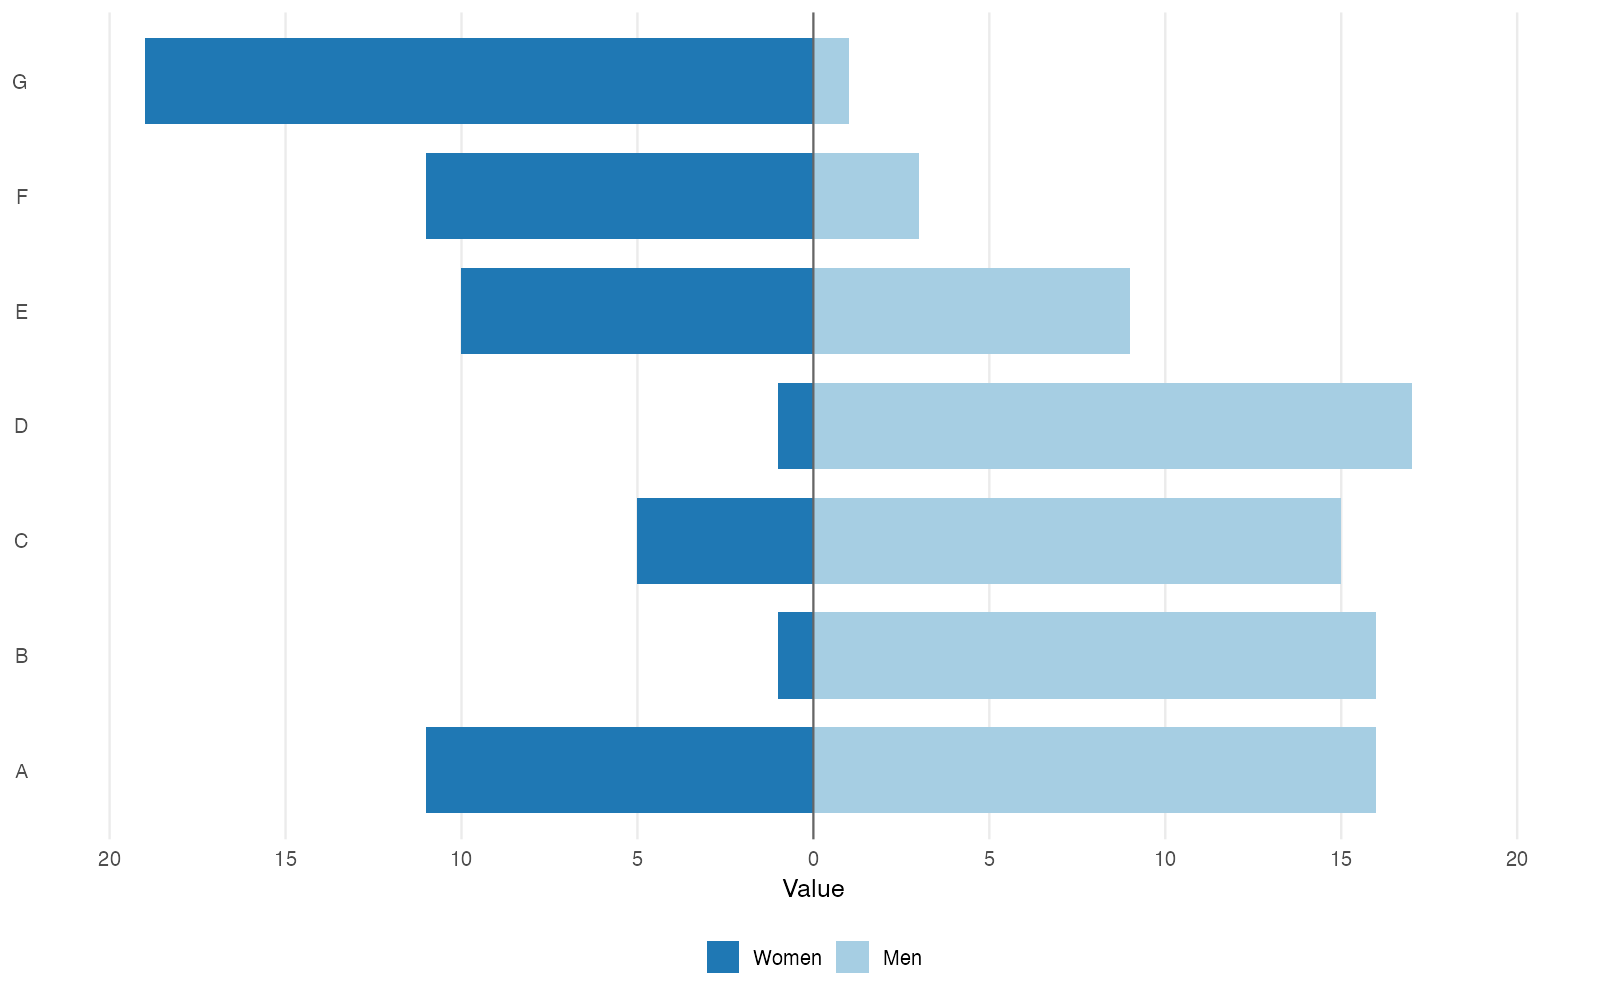

The R source for this figure:
library(ggplot2)

df <- data.frame(
  Dimension = rep(LETTERS[1:7], 2),
  Sex = factor(
    rep(c("Men", "Women"), each = 7),
    levels = c("Men", "Women")
  ),
  Values = c(
    16, 16, 15, 17, 9, 3, 1,
    -11, -1, -5, -1, -10, -11, -19
  )
)

ggplot(df, aes(x = Dimension, y = Values, fill = Sex)) +
  geom_col(width = 0.75) +
  geom_hline(
    yintercept = 0,
    colour = "grey40",
    linewidth = 0.5
  ) +
  coord_flip() +
  scale_y_continuous(
    limits = c(-20, 20),
    breaks = seq(-20, 20, 5),
    labels = abs
  ) +
  scale_fill_brewer(
    palette = "Paired",
    guide = guide_legend(reverse = TRUE)
  ) +
  labs(
    x = NULL,
    y = "Value",
    fill = NULL
  ) +
  theme_minimal(base_size = 12) +
  theme(
    panel.grid.major.y = element_blank(),
    panel.grid.minor = element_blank(),
    legend.position = "bottom"
  )
